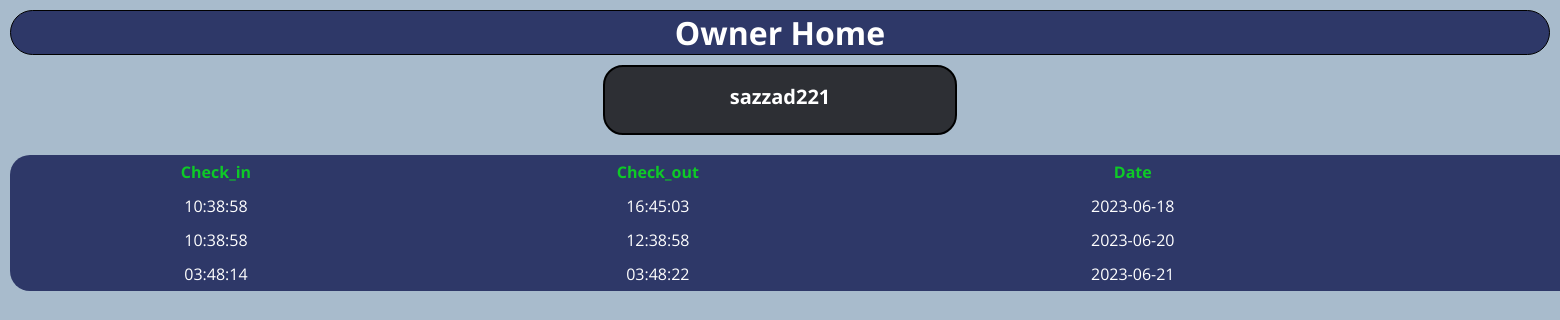
Screenshot of /Single_Employee_Report.php?id=2 with the database file from the repository.
### tables this page shows
CREATE TABLE `employee` (
  `id` int(20) NOT NULL,
  `employee_name` varchar(20) NOT NULL,
  `username` varchar(20) NOT NULL,
  `email` varchar(20) NOT NULL,
  `department` varchar(20) NOT NULL,
  `password` varchar(20) NOT NULL
);

CREATE TABLE `dailyreport` (
  `employee_id` int(20) NOT NULL,
  `Check_in` time NOT NULL,
  `Check_out` time NOT NULL,
  `Date` date NOT NULL,
  `office_hour` varchar(20) NOT NULL
);

### Single_Employee_Report.php (the view, shortened to what this page needs)
<?php
     include_once('db.inc.php');
        $id = $_GET['id'];
        $empsql = "SELECT * FROM employee where id='".$id."' ";
        $sql = "SELECT * FROM dailyreport where employee_id='".$id."'";
        $user = $conn->query($empsql);
        $result = $conn->query($sql);
        while ($row = $user->fetch_assoc()) {
            $username = $row['username'];
        }
        $filtered_result = array();
        while ($row = $result->fetch_assoc()) {
            $filtered_result[] = $row;
}
?>
<!DOCTYPE html>
<html>
<head>
    <link rel="stylesheet" href="css/style.css">
  </head>
<body>
    <a href="owner_home.php"><h1 class = "heading">Owner Home</h1></a>
    <h1 class = "a"><?php echo $username; ?></h1>
    <table>
        <tr>
            <th>Check_in</th>
            <th>Check_out</th>
            <th>Date</th>
            <th>Ofice Hours</th>
        </tr>
        <?php foreach ($filtered_result as $employee): ?>
            <tr>
                <td><?php echo $employee['Check_in']; ?></td>
                <td><?php echo $employee['Check_out']; ?></td>
                <td><?php echo $employee['Date']; ?></td>
                <td><?php echo $employee['office_hour']; ?> hours</td>
            </tr>
        <?php endforeach; ?>
    </table>
</body>
</html>

### css/style.css (style rules this page uses)
a { color: #fff; text-decoration: none; }
body { color: white; margin: 0; padding: 0; background-image:url("../images/b.jpeg"); background-repeat: no-repeat; background-size:cover; font-family: 'Open Sans', sans-serif; background-size: cover; background-color: rgba(18, 71, 117, 0.368); background-blend-mode: multiply; }
th { padding: 6px; }
td { padding: 6px; color: #ffffff; }
table { width: 1890px; text-align: center; margin-left: auto; margin-right: auto; border-collapse: collapse; margin: 10px; margin-top: 20px; color: rgb(14, 202, 39); background:rgba(26, 35, 88, 0.856); border-radius: 20px; }
.heading { text-align: center; border: 1px solid black; background-color: rgba(26, 35, 88, 0.856); border-radius: 50px; margin: 10px; }
.a { text-align: center; width: 350px; height: 50px; padding-top:1%; font-size: 20px; background-color: rgba(25, 24, 27, 0.856); margin:auto; border:rgba(26, 35, 88, 0.856) 1px; border-radius: 20%; color:rgb(255, 255, 255); border: solid black 2px; border-radius: 20px; }

### rows the page displays
employee: username "sazzad221"
dailyreport: Check_in "10:38:58", Check_out "16:45:03", Date "2023-06-18"
dailyreport: Check_in "10:38:58", Check_out "12:38:58", Date "2023-06-20"
dailyreport: Check_in "03:48:14", Check_out "03:48:22", Date "2023-06-21"
